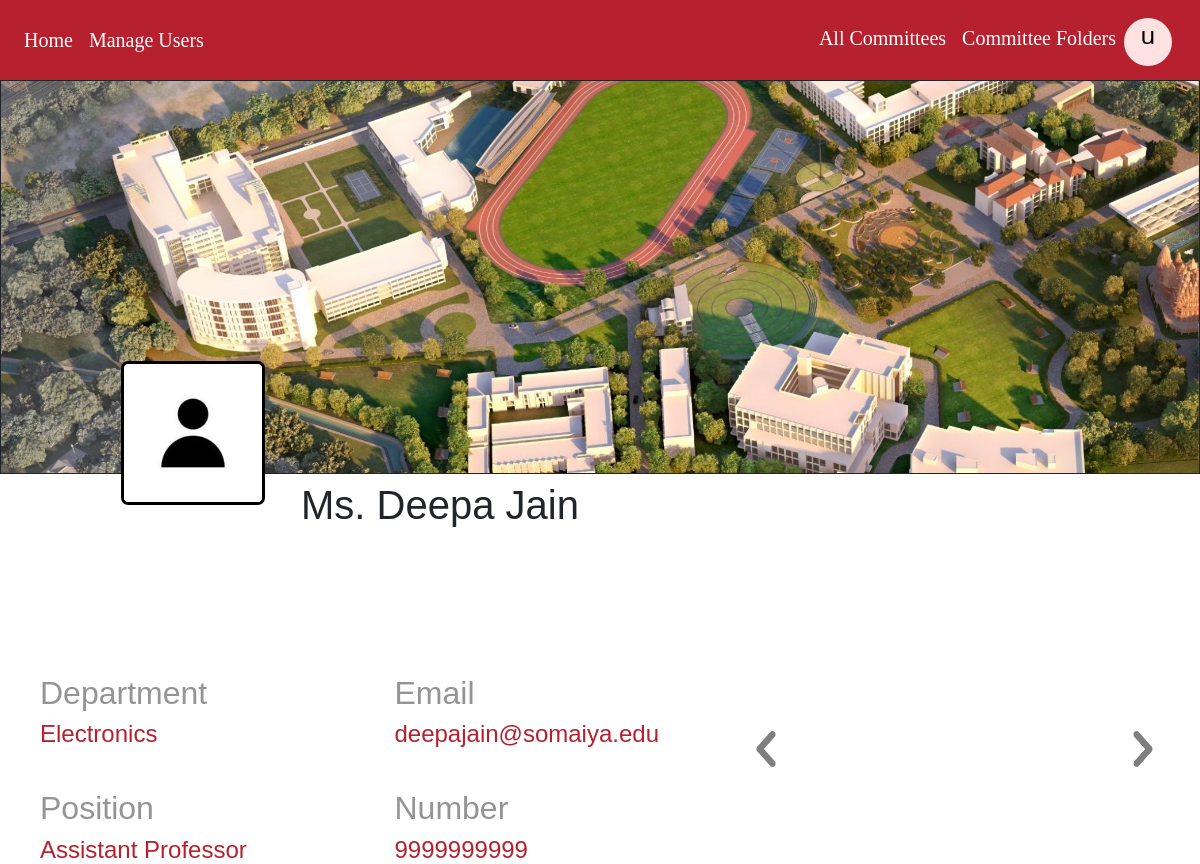
Screenshot of /profile/3 (signed in) with the database file from the repository.
### base/models.py (models this page shows)
class User(AbstractUser):
    avatar = models.ImageField(null = True, upload_to = "images/", blank = True)
    honorific = models.CharField(max_length = 200, null = True, blank = True)
    pname = models.CharField(max_length = 200, null = True)
    email = models.EmailField(unique = True, null = True)
    position = models.CharField(max_length = 200, null = True)
    number = models.BigIntegerField(null = True)
    department = models.ForeignKey(Department,on_delete=models.SET_NULL,null=True)
    is_verified = models.BooleanField(default = False)
    auth_token = models.CharField(max_length = 200)
    password_token = models.CharField(max_length = 200)
    USERNAME_FIELD = 'email'
    REQUIRED_FIELDS = ['pname', 'username']

class Department(models.Model):
    name = models.CharField(max_length=200)
    def __str__(self):
        return self.name

### base/views.py (the view)
# urls.py: path('profile/<str:pk>', views.profile, name = 'profile'),
@login_required(login_url = 'login')
def profile(request,pk):
    user = User.objects.get(id=pk)
    committees =  list(
        Committees.objects.exclude(
                ~Q(convener = user) & ~Q(members = user) & ~Q(staff = user)
            ))
    context={
        'committees':committees,
        'user':user
    }
    return render(request,'base/profile.html',context)

### base/templates/base/profile.html (shortened to what this page needs)
{% extends 'main.html' %}
{% load static %}
{% block content %}
<head>
  <link rel="stylesheet" href="https://cdnjs.cloudflare.com/ajax/libs/twitter-bootstrap/5.3.0/css/bootstrap.min.css">
</head>
<body>
<div class = "content">
  <div class="top">
    {% if user.avatar %}
    <img class="profile-picture" src="{{ user.avatar.url }}">
    {% else %}
    <img class="profile-picture" src="../media/images/default_user.jpg">
    {% endif %}
    {% if user.honorific %}
    <h1 class = "name">{{user.honorific}} {{user.pname}}</h1>
    {% else %}
    <h1 class = "name">{{user.pname}}</h1>
    {% endif %}
  </div>
  <div class="details">
    <div class="leftdetails">
      <h4>Department</h4>
      <h6>{{user.department}}</h6>
      <h4>Position</h4>
      <h6>{{user.position}}</h6>
    </div>
    <div class="rightdetails">
      <h4>Email</h4>
      <h6>{{user.email}}</h6>
      <h4>Number</h4>
      <h6>{{user.number}}</h6>
    </div>
    <div id = "carouselExampleIndicators" class = "carousel slide">
      <button class = "carousel-control-prev" type = "button" data-bs-target = "#carouselExampleIndicators" data-bs-slide = "prev">
        <img src="../media/images/prev.png" alt="Next">
      </button>
      <button class="carousel-control-next" type="button" data-bs-target="#carouselExampleIndicators" data-bs-slide="next">
        <img src="../media/images/next.png" alt="Next">
      </button>
  </div>
</div>
</div>
</body>
{% endblock %}

### template/navbar.html (shortened to what this page needs)
{% block content %}
        <div class = "navbar">
            <div class = "left">
                <a href = "{% url 'home' %}" class = "navlinks">Home</a>
                {% if request.user.is_superuser %}
                    <a href = "{% url 'users_allowed' %}" class = "navlinks">Manage Users</a>
                {% endif %}
            </div>
            <div class = "right">
            {% if request.user.is_authenticated %}
                    <a href = "{% url 'committees_list' %}" class = "navlinks">All Committees</a>
                {% if request.user.is_superuser %}
                    <a href="{% url 'file-start' %}" class="navlinks">Committee Folders</a>
                {% else %}
                    <a href="{% url 'file-start' %}" class="navlinks">My Committees</a>
                {% endif %}
                    <div class="dropdown-main">
                        {% if request.user.avatar %}
                            <img src="{{ request.user.avatar.url }}" class="profile-avatar" alt="User Avatar">
                        {% else %}
                            <div class="profile-circle"><p>{{ request.user.pname|slice:":1" }}</p></div>
                        {% endif %}
                    </div>
            {% else %}
                <a href="{% url 'login' %}" class="navlinks">Login</a>
            {% endif %}
            </div>
        </div>
{% endblock content %}

### template/main.html (style rules this page uses)
.dropdown-main { display: inline-block; position: relative; }
.profile-avatar, .profile-circle { width: 2vh; height: 2vh; border-radius: 50%; display: flex; align-items: center; justify-content: center; }
.profile-circle { display: inline-block; width: 6vh; height: 6vh; line-height: 30px; border-radius: 50%; background-color: #FEE2E2; color: black; text-align: center; margin: 0; margin-right: 1vw; }
.profile-circle p { font-size: 3vh; padding: 0; transform: translateY(6%); margin: 0; }
.navbar { width: 100vw; position: fixed; top: 0; left: 0; right: 0; height: 10vh; background-color: #B7202E; display: flex; justify-content: space-between; align-items: center; box-sizing: border-box; z-index: 9999; }
.right { display: flex; }
.left { margin-right: auto; display: flex; }
.content { margin-top: 10vh; font-family: 'Trebuchet MS', 'Lucida Sans Unicode', 'Lucida Grande', 'Lucida Sans', Arial, sans-serif; }
.navlinks { text-decoration: none; color: white; margin: 0; padding: 1vh; font-size: 2.5vh; font-family: 'Times New Roman', Times, serif; }

### base/templates/base/profile.html (style rules this page uses)
body { margin: 0; }
.carousel { width: 100%; margin: 0; }
.top { height: 49.25vh; background-image:url("../media/images/campus.jpg"); background-repeat: no-repeat; background-size: cover; border-style: solid; border-width: 0.01vh; margin-left: 0; }
.details { display: flex; width: 100%; height: fit-content; border-width: 0.01vh; border-color: white; border-top: 0; margin-top: 20vh; padding-left: 2vw; padding-right: 2vw; flex: 1; }
.details h4 { font-size: 4vh; margin-top: 5vh; margin-left: 2vh; color: #949494; white-space: nowrap; }
.details h6 { color: #B7202E; font-size: 3vh; margin-top: 1vh; margin-left: 2vh; white-space: nowrap; }
.leftdetails, .rightdetails { width: 50%; white-space: nowrap; }
.leftdetails h4, .rightdetails h4, .leftdetails h6, .rightdetails h6 { margin-bottom: 0; }
.profile-picture { position: absolute; margin-top: 35vh; margin-left: 10vw; width: 12vw; height: 12vw; border-radius: 5%; border: 0.4vh solid black; z-index: 2; }
#carouselExampleIndicators { width: 90vh; padding: 0; word-wrap: break-word; overflow: hidden; }
.navbar { position: fixed; top: 0; left: 0; right: 0; height: 10vh; background-color: #B7202E; display: flex; justify-content: space-between; align-items: center; padding: 0 2vh; box-sizing: border-box; z-index: 9999; font-size: 3vh; }
.carousel-control-prev img { height: 4.5vh; width: 4vh; }
.carousel-control-next img { height: 4.5vh; width: 4vh; }
.name { margin-top: 50vh; margin-left: 25vw; }

### rows the page displays
User: user.pname "u"
User: honorific "Ms.", pname "Deepa Jain", department "Electronics", position "Assistant Professor", email "deepajain@somaiya.edu", number "9999999999"
